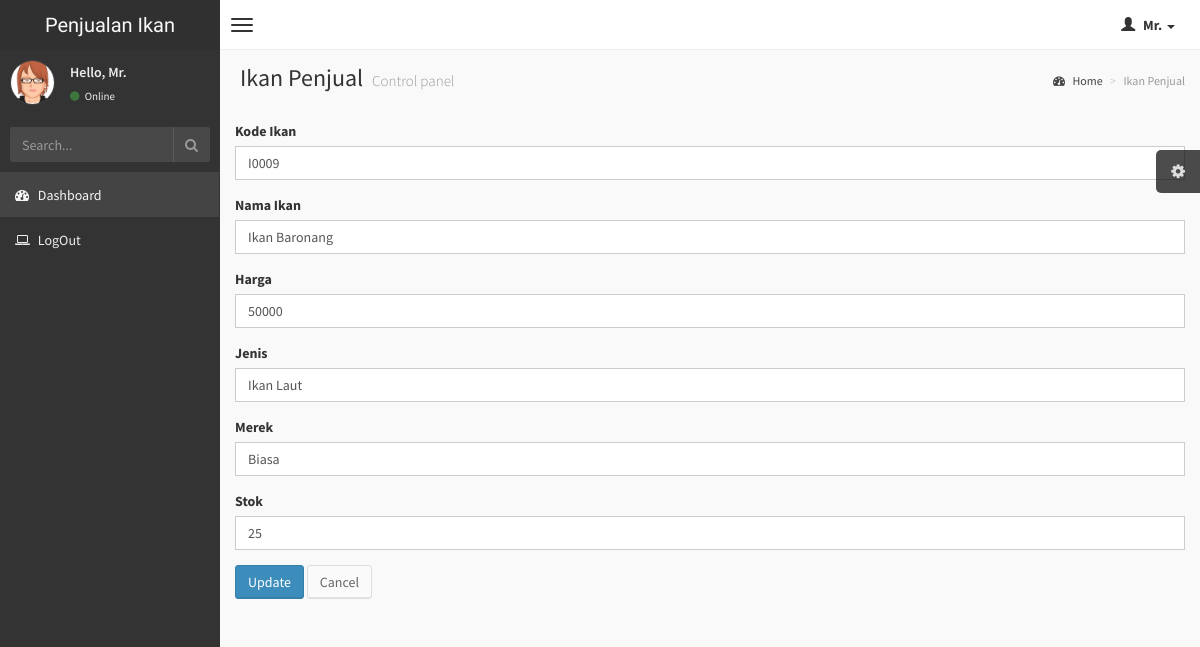
/ikan_supplier/update/16.html, run on the app's committed database.
### tables this page shows
CREATE TABLE `ikan_supplier` (
  `id_ikan_supplier` int(11) NOT NULL,
  `kode_ikan` varchar(10) DEFAULT NULL,
  `nama_ikan` varchar(50) DEFAULT NULL,
  `harga` int(11) DEFAULT NULL,
  `jenis` varchar(30) DEFAULT NULL,
  `merek` varchar(30) DEFAULT NULL,
  `stok` int(5) DEFAULT NULL
);

### application/controllers/Ikan_supplier.php (called while the page is built, shortened)
<?php
class Ikan_supplier extends CI_Controller
{
    function __construct()
    {
        $this->load->model('Ikan_supplier_model');
        $this->load->library('form_validation');
    }
    public function update($id)
    {
        $row = $this->Ikan_supplier_model->get_by_id($id);
        if ($row) {
            $data = array(
                'button' => 'Update',
                'action' => site_url('ikan_supplier/update_action'),
		'id_ikan_supplier' => set_value('id_ikan_supplier', $row->id_ikan_supplier),
		'kode_ikan' => set_value('kode_ikan', $row->kode_ikan),
		'nama_ikan' => set_value('nama_ikan', $row->nama_ikan),
		'harga' => set_value('harga', $row->harga),
		'jenis' => set_value('jenis', $row->jenis),
		'merek' => set_value('merek', $row->merek),
		'stok' => set_value('stok', $row->stok),
        'konten' => 'ikan_supplier/ikan_supplier_form',
            'judul' => 'Ikan Penjual',
	    );
            $this->load->view('v_index', $data);
        } else {
            $this->session->set_flashdata('message', 'Record Not Found');
            redirect(site_url('ikan_supplier'));
        }
    }
}

### index.php (called while the page is built, shortened)
<?php
require_once BASEPATH.'core/CodeIgniter.php';

### application/models/Ikan_supplier_model.php (called while the page is built, shortened)
<?php
class Ikan_supplier_model extends CI_Model
{
    public $table = 'ikan_supplier';
    public $id = 'id_ikan_supplier';
    function get_by_id($id)
    {
        $this->db->where($this->id, $id);
        return $this->db->get($this->table)->row();
    }
}

### application/views/ikan_supplier/ikan_supplier_form.php (the view, shortened to what this page needs)
<form action="<?php echo $action; ?>" method="post">
        <div class="form-group">
            <label for="varchar">Kode Ikan <?php echo form_error('kode_ikan') ?></label>
            <input type="text" class="form-control" name="kode_ikan" id="kode_ikan" placeholder="Kode Ikan" value="<?php echo $kode_ikan; ?>" />
        </div>
        <div class="form-group">
            <label for="varchar">Nama Ikan <?php echo form_error('nama_ikan') ?></label>
            <input type="text" class="form-control" name="nama_ikan" id="nama_ikan" placeholder="Nama Ikan" value="<?php echo $nama_ikan; ?>" />
        </div>
        <div class="form-group">
            <label for="int">Harga <?php echo form_error('harga') ?></label>
            <input type="text" class="form-control" name="harga" id="harga" placeholder="Harga" value="<?php echo $harga; ?>" />
        </div>
        <div class="form-group">
            <label for="varchar">Jenis <?php echo form_error('jenis') ?></label>
            <input type="text" class="form-control" name="jenis" id="jenis" placeholder="Jenis" value="<?php echo $jenis; ?>" />
        </div>
        <div class="form-group">
            <label for="varchar">Merek <?php echo form_error('merek') ?></label>
            <input type="text" class="form-control" name="merek" id="merek" placeholder="Merek" value="<?php echo $merek; ?>" />
        </div>
        <div class="form-group">
            <label for="int">Stok <?php echo form_error('stok') ?></label>
            <input type="text" class="form-control" name="stok" id="stok" placeholder="Stok" value="<?php echo $stok; ?>" />
        </div>
        <button type="submit" class="btn btn-primary"><?php echo $button ?></button>
        <a href="<?php echo site_url('ikan_supplier') ?>" class="btn btn-default">Cancel</a>
    </form>

### assets/css/AdminLTE.css (style rules this page uses)
html, body { overflow-x: hidden!important; font-family: 'Source Sans Pro', sans-serif; -webkit-font-smoothing: antialiased; min-height: 100%; background: #f9f9f9; }
a { color: #3c8dbc; }
.form-control { -webkit-border-radius: 0px !important; -moz-border-radius: 0px !important; border-radius: 0px !important; box-shadow: none; }
.btn { font-weight: 500; -webkit-border-radius: 3px; -moz-border-radius: 3px; border-radius: 3px; border: 1px solid transparent; -webkit-box-shadow: inset 0px -2px 0px 0px rgba(0, 0, 0, 0.09); -moz-box-shadow: inset 0px -2px 0px 0px rgba(0, 0, 0, 0.09); box-shadow: inset 0px -1px 0px 0px rgba(0, 0, 0, 0.09); }
.btn.btn-default { background-color: #fafafa; color: #666; border-color: #ddd; border-bottom-color: #ddd; }
.btn.btn-primary { background-color: #3c8dbc; border-color: #367fa9; }

### data on the page
ikan_supplier: kode_ikan "I0009", nama_ikan "Ikan Baronang", harga "50000", jenis "Ikan Laut", merek "Biasa", stok "25"

### other printed values
$judul "Ikan Penjual"
$button "Update"
